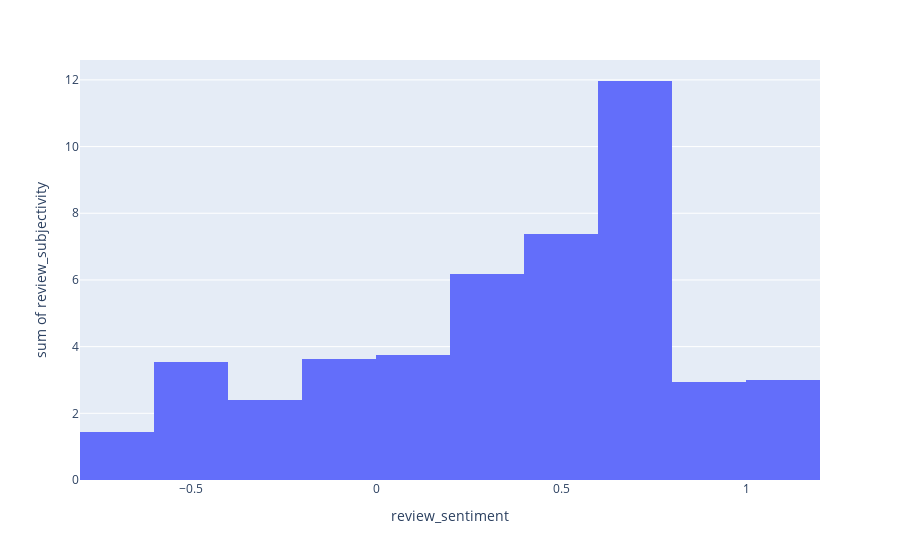

Notebook code for this chart:
### Code cell
fig = px.histogram(product,x='review_sentiment',y='review_subjectivity')
fig.show()

### Figure 1 — Plotly figure (JSON) as saved in the notebook; plotly's stock layout.template omitted (floating-point values rounded to 4 significant figures)
{"data": [{"alignmentgroup": "True", "bingroup": "x", "histfunc": "sum", "hovertemplate": "review_sentiment=%{x}<br>sum of review_subjectivity=%{y}<extra></extra>", "legendgroup": "", "marker": {"color": "#636efa", "pattern": {"shape": ""}}, "name": "", "offsetgroup": "", "orientation": "v", "showlegend": false, "type": "histogram", "x": [0.2307, 0.2319, -0.2083, 0.3321, 0.1359, 0.3954, -0.1458, 0.2042, -0.695, 0.3688, 0.07917, 0.7, -0.175, 0.7, -0.52, 0.3, -0.1333, 0.5, 0.4476, -0.1583, -0.075, 0.06667, 0.1692, 1, 0.5, 0.5, 1, 0.03409, null, 6.939e-18, 0.3333, -0.4, -0.3, 0, 0.7, -0.075, 0.7, 0, 0.6667, 0.6, 0.54, null, 0.78, 0.4667, 1, 0.45, 0.7, 0.7, 0.475, 0.7, 0, -0.55, 0.3, 0.6, 0, null, 0, -0.39, -0.52, -0.52, 0.2, -0.7, 0.6, 0.91, 0, 0.7, -0.2, 0, 0, 0, 0, 0.91, 0.7, 0.5167, 0.7, 0.5, 0, 0.3906, -0.5, -0.276, 0.5975, 0.585, -0.225, 0.3917, -0.1875, 0.9712, 0.05, 0.01111, 0.8125, 0.7, 0.7, 0.425], "xaxis": "x", "y": [0.5397, 0.7497, 0.5, 0.7071, 0.5266, 0.6317, 0.6875, 0.3722, 0.76, 0.4187, 0.475, 0.7, 0.3, 0.6, 0.78, 0.5024, 0.4667, 0.5, 0.6119, 0.3667, 0.3786, 0.3911, 0.47, 1, 0.5, 0.5, 1, 0.1136, null, 0.3917, 0.3667, 0.375, 0.4, 0.3, 0.6, 0.5167, 0.6, 0, 0.6667, 1, 0.8, null, 1, 0.6833, 1, 0.4, 0.6, 0.6, 0.575, 0.6, 0.39, 0.7, 0.1, 1, 0, null, 0, 0.52, 0.78, 0.78, 0.5, 0.6667, 1, 0.78, 0, 0.6, 0, 0, 0, 0, 0, 0.78, 0.6, 0.6333, 0.6, 0.5, 0, 0.5781, 0.5, 0.3187, 0.595, 0.67, 0.275, 0.7167, 0.9, 0.945, 0.175, 0.5222, 0.4292, 0.6, 0.6, 0.4], "yaxis": "y"}], "layout": {"barmode": "relative", "legend": {"tracegroupgap": 0}, "margin": {"t": 60}, "xaxis": {"anchor": "y", "domain": [0, 1], "title": {"text": "review_sentiment"}}, "yaxis": {"anchor": "x", "domain": [0, 1], "title": {"text": "sum of review_subjectivity"}}}}
